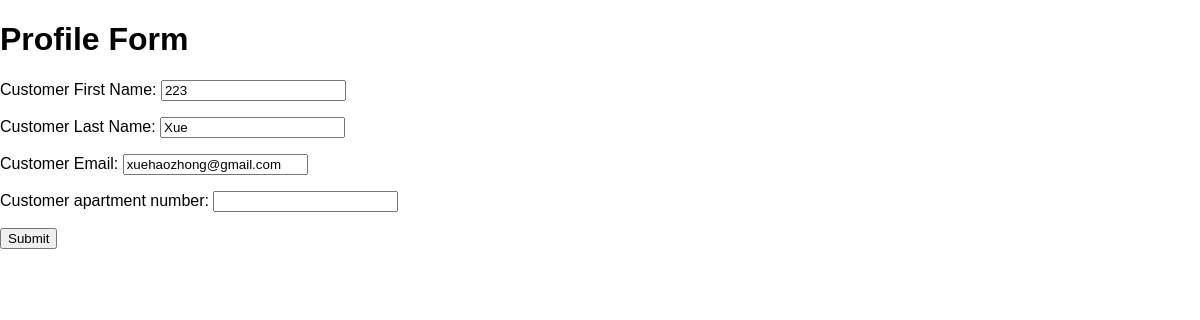
The page /update_profile/252142b9-9849-41c3-b112-b12e53d0275e/ on the database its author committed.
### users/models.py (models this page shows, shortened)
class Profile(models.Model):
    user = models.OneToOneField(User, on_delete=models.CASCADE)
    Customer_First_Name = models.CharField(max_length=50)
    Customer_Last_Name = models.CharField(max_length=50)
    Customer_Email = models.CharField(max_length=50)
    customer_apartment_number = models.CharField(max_length=50, blank=True, null=True)
    id = models.UUIDField(primary_key=True, default=uuid.uuid4,
                          editable=False, unique=True)

### users/views.py (the view)
# urls.py: path('update_profile/<str:pk>/', views.updateProfile, name='update_profile'),
def updateProfile(request, pk):
    profile = Profile.objects.get(id=pk)
    form = ProfileForm(instance=profile)
    if request.method == 'POST':
        form = ProfileForm(request.POST, instance=profile)
        if form.is_valid():
            form.save()
            return redirect('profiles')
    context = {'form': form}
    return render(request, 'users/profile_form.html', context)

### users/forms.py
class ProfileForm(ModelForm):
    class Meta:
        model = Profile
        fields = ['Customer_First_Name', 'Customer_Last_Name', 'Customer_Email', 'customer_apartment_number']

### users/templates/users/profile_form.html (shortened to what this page needs)
{% extends 'main.html' %}
{% block content %}
    <h1>Profile Form</h1>
    <form method="post">
        {{ form.as_p }}
        <input type="submit">
    </form>
{% endblock %}

### static/styles/navbar.css (style rules this page uses)
body { margin: 0; font-family: Arial, sans-serif; }

### rows shown on the page
Profile: Customer_First_Name "223", Customer_Last_Name "Xue", Customer_Email "xuehaozhong@gmail.com"
